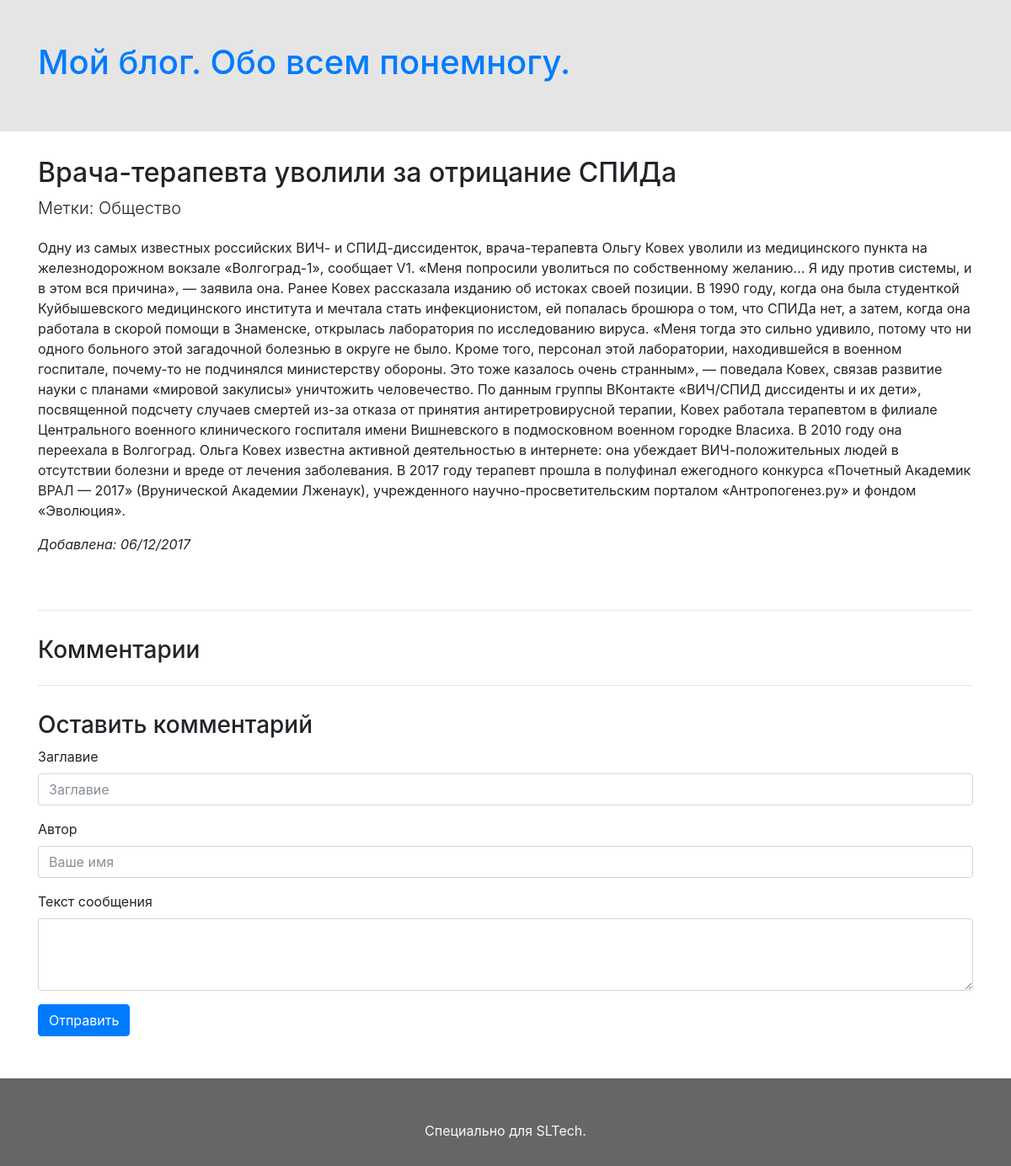
Page /2/ on the committed database.
### blog/models.py (models this page shows, shortened)
class BaseModel(models.Model):
    created = models.DateTimeField(auto_now_add=True)
    title = models.CharField(max_length=200, blank=True, verbose_name='Название')
    body = models.TextField(verbose_name='Текст')
    class Meta:
        abstract = True
        ordering = ('-created',)

class Record(BaseModel):
    category = models.ForeignKey(to=Category, null=True, on_delete=models.SET_NULL,verbose_name='Категория')

class Category(models.Model):
    title = models.CharField(max_length=200, blank=True, verbose_name='Название')
    def __str__(self):
        return self.title

### blog/views.py (the view)
# urls.py: url(r'^(?P<pk>[0-9]+)/$', RecordDetailView.as_view(), name='record'),
class RecordDetailView(DetailView):
    model = Record
    context_object_name = 'record'

### templates/blog/record_detail.html (shortened to what this page needs)
{% extends 'blog/main.html' %}
{% block content %}
    <div class="row">
        <div class="col-12">
            <h2>{{ record.title }}</h2>
            <p class="lead">Метки: {{ record.category }}</p>
            <p>{{ record.body|safe}}</p>
            <div class="row" style="margin-bottom: 50px">
                <div class="col-5"><em>Добавлена: {{ record.created|date:"d/m/Y" }}</em></div>
            </div>
        </div>
    </div>
    <hr>
    <div class="row" style="margin-top: 30px">
        <div class="col-12">
        <h3>Комментарии</h3>
        </div>
    </div>
    <hr>
    <div class="row" style="margin-top: 30px">
        <div class="col-12">
            <h3>Оставить комментарий</h3>
            <form id="comment_form">
              <div class="form-group">
                <label for="title">Заглавие</label>
                <input type="text" class="form-control" id="title" placeholder="Заглавие">
              </div>
              <div class="form-group">
                <label for="author">Автор</label>
                <input type="text" class="form-control" id="author" placeholder="Ваше имя">
              </div>
              <div class="form-group">
                <label for="body">Текст сообщения</label>
                <textarea class="form-control" id="body" rows="3"></textarea>
              </div>
              <div class="btn btn-primary" id="send_comment">Отправить</div>
            </form>
        </div>
    </div>
{% endblock %}

### rows in the picture
Record: title "Врача-терапевта уволили за отрицание СПИДа", category "Общество", body "Одну из самых известных российских ВИЧ- и СПИД-диссиденток, врача-терапевта Ольгу Ковех уволили из медицинского пункта на железнодорожном вокзале «Волгоград-1», сообщает V1. «Меня попросили уволиться по собственному желанию… Я иду против системы, и в этом вся причина», — заявила она. Ранее Ковех рассказала изданию об истоках своей позиции. В 1990 году, когда она была студенткой Куйбышевского медицинского института и мечтала стать инфекционистом, ей попалась брошюра о том, что СПИДа нет, а затем, когда она работала в скорой помощи в Знаменске, открылась лаборатория по исследованию вируса. «Меня тогда это сильно удивило, потому что ни одного больного этой загадочной болезнью в округе не было.…", created "06/12/2017"
